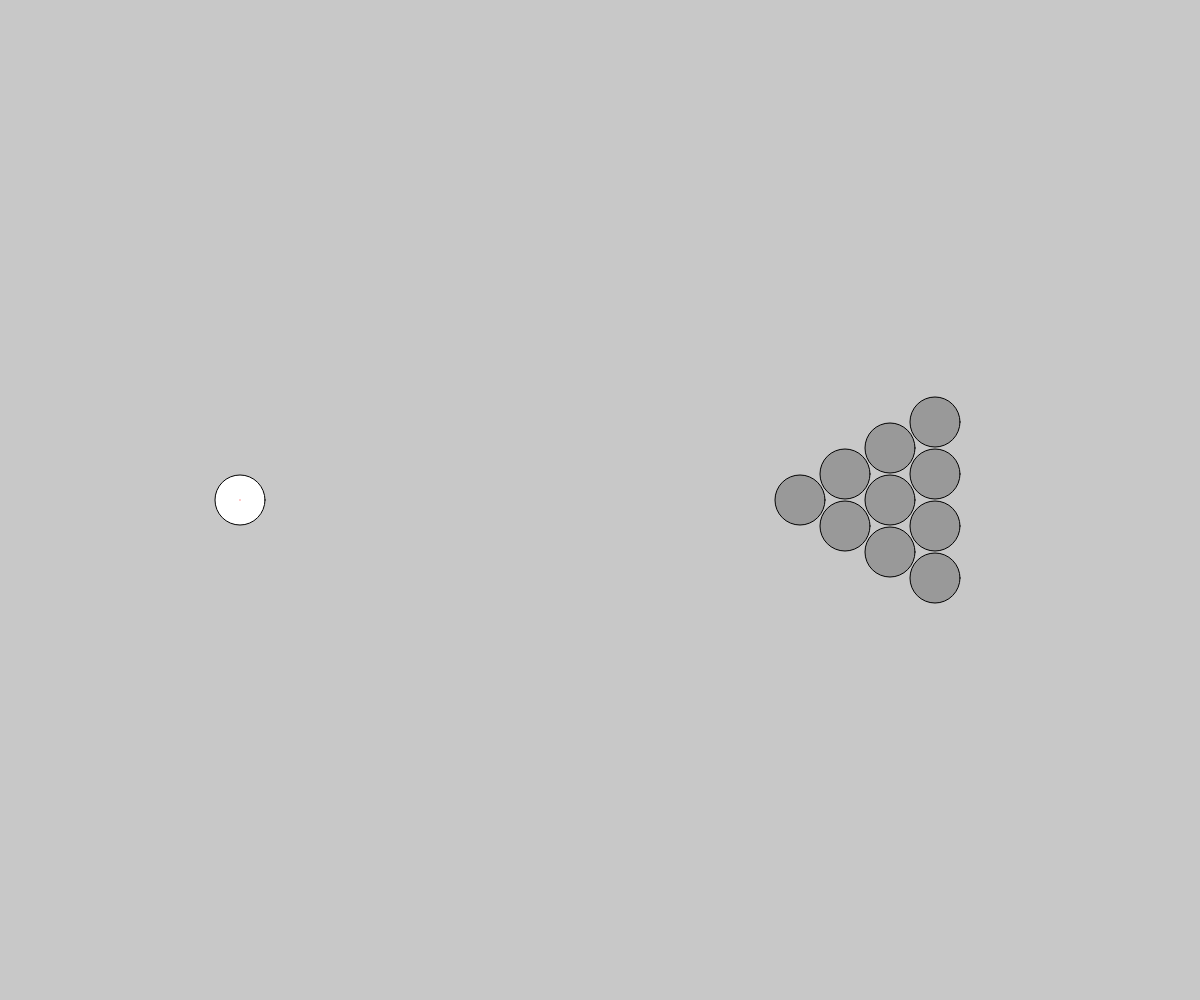
Frame 1 (no input)
Frame 60 (no input): identical to frame 1, image omitted
Frame 120 (the mouse pressed at the canvas centre since frame 60): identical to frame 1, image omitted

The p5.js sketch that drew this single still picture (run headless with seeded random() and noise() and a simulated clock; from frame 60 on, the mouse is pressed at the canvas centre):

// p5.js sketch
// ── sketch.js
const w = window.innerWidth;
const h = window.innerHeight;
let objects = [];
// world variables
let friction = 0.05;
let shoot_modifier = 10;

let held = -1;
let heldpos = {
    x: 0,
    y: 0
};
let released = false;
const spawn = {     // spawn functions
    golf_ball(x = 30, y = 30, d = 100, s = 10, vx = 1, vy = 1, m = 1) {
        let obj_golf_ball = {
            posx: x,
            posy: y,
            dia: d,
            speed: s,
            vectx: createVector(vx, vy).normalize().x,
            vecty: createVector(vx, vy).normalize().y,
            mass: m,
            stroke: "#000",
            fill: "#fff",
            type: "golf_ball"
        }
        objects.push(obj_golf_ball);
    },
    obstacle_ball(x = 30, y = 30, d = 100, s = 5, vx = 1, vy = 1, m = 1) {
        let obj_obstacle_ball = {
            posx: x,
            posy: y,
            dia: d,
            speed: s,
            vectx: createVector(vx, vy).normalize().x,
            vecty: createVector(vx, vy).normalize().y, 
            mass: m,
            stroke: "#000",
            fill: "#999",
            type: "obstacle_ball"
        }
        objects.push(obj_obstacle_ball);
    }
}
const render = {    // render functions
    golf_ball(object) {
        object = move.golf_ball(object);
        object = wall_collision.circle(object);
        object = object_collision.balls(object);
        strokeWeight(1);
        stroke(object.stroke);
        fill(object.fill);
        ellipse(object.posx, object.posy, object.dia);
        stroke(255, 0, 0);
        line(object.posx, object.posy, object.posx+object.vectx*object.speed*10, object.posy+object.vecty*object.speed*10);   
    },
    obstacle_ball(object) {
        object = move.obstacle_ball(object);
        object = wall_collision.circle(object);
        object = object_collision.balls(object);
        strokeWeight(1);
        stroke(object.stroke);
        fill(object.fill);
        ellipse(object.posx, object.posy, object.dia);
    }
}

const move = {      // move functions
    golf_ball(object) {
        object.speed = object.speed - friction;
        object.speed = object.speed < 0 ? 0 : object.speed;
        object.posx = object.posx + object.speed * object.vectx;
        object.posy = object.posy + object.speed * object.vecty;
        return object;
    },
    obstacle_ball(object) {
        object.speed = object.speed - friction;
        object.speed = object.speed < 0 ? 0 : object.speed;
        object.posx = object.posx + object.speed * object.vectx;
        object.posy = object.posy + object.speed * object.vecty;
        return object;
    }
}

const wall_collision = {
    circle(object) {
        if (object.posx + object.dia/2 > w || object.posx - object.dia/2 < 0) object.vectx *= -1;
        if (object.posy + object.dia/2 > h || object.posy - object.dia/2 < 0) object.vecty *= -1;
        if (object.posx + object.dia/2 > w) {object.posx = w - (object.dia/2 + 10)}
        if (object.posx - object.dia/2 < 0) object.posx = 0 + (object.dia/2 + 10)
        if (object.posy + object.dia/2 > h) object.posy = h - (object.dia/2 + 10)
        if (object.posy - object.dia/2 < 0) object.posy = 0 + (object.dia/2 + 10)
        return object;
    }
}

const object_collision = {
    balls(object) {
        let object2;                    // second colliding object
        let returned_object = object;   // object returned to previous function

        // start collision detection
        for (let i = 0; i < objects.length; i++) {
            object2 = objects[i];       // objects[i] is the original 2nd object
            if (object != object2) {
                if (dist(object.posx, object.posy, object2.posx, object2.posy) <= object.dia/2 + object2.dia/2) {
                    // after collision calculation. this is a pain in the ass.
                    // thanks wikipedia https://en.wikipedia.org/wiki/Elastic_collision
                    // i've written this shit like 8 times
                    // 9th time's the charm - apparently not;
                    // 10th time actually kinda worked, yay

                    let vector1 = createVector(object.vectx, object.vecty);
                    let vector2 = createVector(object2.vectx, object2.vecty);
                    let v1 = p5.Vector.mult(vector1, object.speed);
                    let v2 = p5.Vector.mult(vector2, object2.speed);
                    let m1 = object.mass;
                    let m2 = object2.mass;
                    let x1 = createVector(object.posx, object.posy);
                    let x2 = createVector(object2.posx, object2.posy);
                    
                    let tm1 = 2*m2;
                    let tm2 = 2*m1;

                    let admass = m1+m2;

                    let massdiv1 = -(tm1/admass);
                    let massdiv2 = -(tm2/admass);

                    let dot1sub1 = p5.Vector.sub(v1, v2);
                    let dot1sub2 = p5.Vector.sub(x1, x2);
                    let dot1 = p5.Vector.dot(dot1sub1, dot1sub2);
                    let dot2sub1 = p5.Vector.sub(v2, v1);
                    let dot2sub2 = p5.Vector.sub(x2, x1);
                    let dot2 = p5.Vector.dot(dot2sub1, dot2sub2);

                    let xmag1 = p5.Vector.mag(dot1sub2);
                    let xmag2 = p5.Vector.mag(dot2sub2);
                    let sqr1 = xmag1*xmag1;
                    let sqr2 = xmag2*xmag2;

                    let dotdiv1 = dot1/sqr1;
                    let dotdiv2 = dot2/sqr2;

                    let massdot1 = massdiv1*dotdiv1;
                    let massdot2 = massdiv2*dotdiv2;

                    let massdotcoord1 = p5.Vector.mult(dot1sub2, massdot1);
                    let massdotcoord2 = p5.Vector.mult(dot2sub2, massdot2);

                    let final1 = p5.Vector.add(v1, massdotcoord1);
                    let final2 = p5.Vector.add(v2, massdotcoord2);
                    let speed1 = p5.Vector.mag(final1);
                    let speed2 = p5.Vector.mag(final2);
                    let finalnormal1 = final1.copy().normalize();
                    let finalnormal2 = final2.copy().normalize();
                    returned_object.speed = speed1;
                    returned_object.vectx = finalnormal1.x;
                    returned_object.vecty = finalnormal1.y;
                    objects[i].speed = speed2;
                    objects[i].vectx = finalnormal2.x;
                    objects[i].vecty = finalnormal2.y;
                }
            }
        }
        return returned_object;
    }
}

function setup() {      // initiate
    createCanvas(w, h);
    background(200);
    spawn.golf_ball(w/5, h/2, 50, 0, 0, 1, 1);
    spawn.obstacle_ball(w/3*2, h/2, 50, 0, 0, 1, 1);
    spawn.obstacle_ball(w/3*2 + 45, h/2 + 26, 50, 0, 0, 1, 1);
    spawn.obstacle_ball(w/3*2 + 45, h/2 - 26, 50, 0, 0, 1, 1);
    spawn.obstacle_ball(w/3*2 + 90, h/2, 50, 0, 0, 1, 1);
    spawn.obstacle_ball(w/3*2 + 90, h/2 + 52, 50, 0, 0, 1, 1);
    spawn.obstacle_ball(w/3*2 + 90, h/2 - 52, 50, 0, 0, 1, 1);
    spawn.obstacle_ball(w/3*2 + 135, h/2 + 26, 50, 0, 0, 1, 1);
    spawn.obstacle_ball(w/3*2 + 135, h/2 + 78, 50, 0, 0, 1, 1);
    spawn.obstacle_ball(w/3*2 + 135, h/2 - 26, 50, 0, 0, 1, 1);
    spawn.obstacle_ball(w/3*2 + 135, h/2 - 78, 50, 0, 0, 1, 1);
}

function draw() {
    background(200);
    for (let i = 0; objects.length > i; i++) {  //go through each object and render it, passing the object
        let type = objects[i].type
        render[type](objects[i]);
    }
    if (!released && held != -1) {
        //if (objects[held].speed != 0) return;         REMOVE COMMENT: Shoot moving ball
        strokeWeight(5);
        line(mouseX, mouseY, objects[held].posx, objects[held].posy);
        stroke(255, 0, 0);
        let trajectory = createVector(objects[held].posx - mouseX, objects[held].posy - mouseY);
        strokeWeight(5);
        line(objects[held].posx, objects[held].posy, objects[held].posx + trajectory.x, objects[held].posy + trajectory.y);
        trajectory.mult(w);
        strokeWeight(1);
        line(objects[held].posx, objects[held].posy, objects[held].posx + trajectory.x, objects[held].posy + trajectory.y);
    }
}

// begin shooting if mouse is over white ball
function mousePressed() {
    released = false;
    for (let i in objects) {                    // test for clicking in a golf ball
        if (objects[i].type == "golf_ball" && dist(objects[i].posx, objects[i].posy, mouseX, mouseY) < objects[i].dia/2 + 5) {
            //if (objects[i].speed != 0) return;        REMOVE COMMENT: Shoot moving ball
            held = i;
            heldpos.x = mouseX;
            heldpos.y = mouseY;
        }
    }
}

// shoot ball
function mouseReleased() {
    if (held != -1) {
        //if (objects[held].speed != 0) return;         REMOVE COMMENT: Shoot moving ball
        let direction = createVector(objects[held].posx - mouseX, objects[held].posy - mouseY).normalize();
        let distance = dist(heldpos.x, heldpos.y, mouseX, mouseY) - objects[held].dia/2;
        objects[held].vectx = direction.x;
        objects[held].vecty = direction.y;
        objects[held].speed = distance / shoot_modifier;
    }
    held = -1;
    released = true;
}

function keyTyped() {
    if (key === 'p') {
        spawn.golf_ball(mouseX, mouseY, 100, 0, 1, 1, 100);
    }
}
